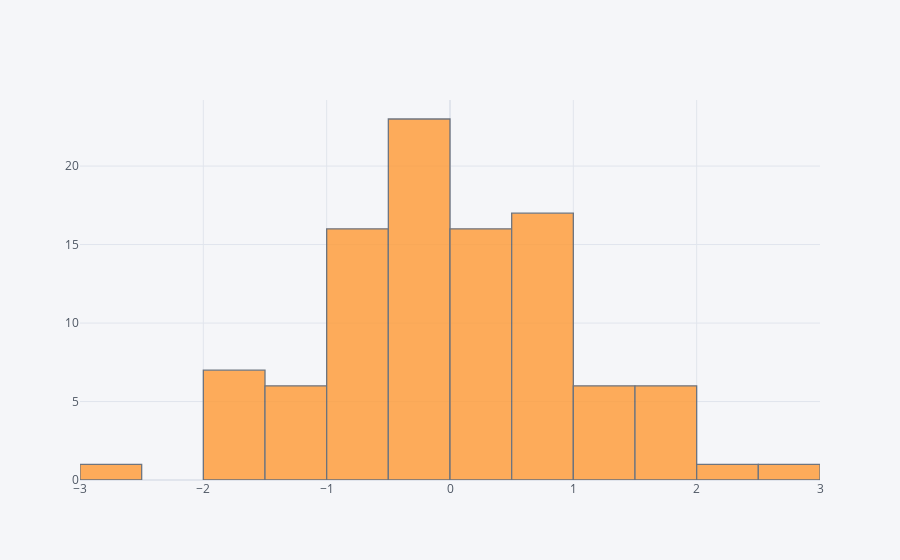

Write notebook code for a chart like this one.
### Markdown cell above
## histogram

### Code cell
df['A'].iplot(kind='hist',bins=25)

### Figure 1 — Plotly figure (JSON) as saved in the notebook; plotly's stock layout.template omitted (floating-point values rounded to 4 significant figures)
{"data": [{"histfunc": "count", "histnorm": "", "marker": {"color": "rgba(255, 153, 51, 1.0)", "line": {"color": "#4D5663", "width": 1.3}}, "name": "A", "nbinsx": 25, "opacity": 0.8, "orientation": "v", "type": "histogram", "x": [0.1076, -0.7564, 1.613, 0.7776, -0.5953, 2.717, -0.8418, 0.452, -1.181, 1.302, 1.327, -1.257, -1.585, 2.207, -0.9859, 0.6254, 1.117, -0.5422, 0.005038, -0.0996, -1.174, -0.7289, 0.078, -0.03475, -1.751, 0.7718, 0.08343, 0.1986, -0.7943, 1.344, 1.156, -0.3451, -0.08802, -0.5179, 0.7021, 0.05162, 0.2209, -0.07139, -0.2079, 1.659, 0.8847, 0.6339, 0.5243, 0.4307, 0.6543, 0.6704, -0.4558, -1.537, -0.4317, 0.5776, 0.727, -0.9686, -0.7626, -0.007741, 0.8426, -1.525, -1.488, 0.5604, 0.2948, -0.4435, -1.237, -0.4408, 0.4248, -0.7668, -0.7003, 1.685, -0.06805, 0.6401, -2.981, 0.2248, -0.3052, -0.2691, -1.14, 1.57, -1.668, -0.4805, 1.701, -1.731, 1.077, 0.9987, -0.9536, -0.3167, -0.897, -1.773, -0.3968, -0.4639, -0.1738, -0.8615, 0.5369, -0.3815, -0.0488, -0.9485, 0.2727, 0.2133, -0.235, -0.1058, 0.8249, 0.1232, 0.155, 1.941]}], "layout": {"barmode": "overlay", "legend": {"bgcolor": "#F5F6F9", "font": {"color": "#4D5663"}}, "paper_bgcolor": "#F5F6F9", "plot_bgcolor": "#F5F6F9", "title": {"font": {"color": "#4D5663"}}, "xaxis": {"gridcolor": "#E1E5ED", "showgrid": true, "tickfont": {"color": "#4D5663"}, "title": {"font": {"color": "#4D5663"}, "text": ""}, "zerolinecolor": "#E1E5ED"}, "yaxis": {"gridcolor": "#E1E5ED", "showgrid": true, "tickfont": {"color": "#4D5663"}, "title": {"font": {"color": "#4D5663"}, "text": ""}, "zerolinecolor": "#E1E5ED"}}}
